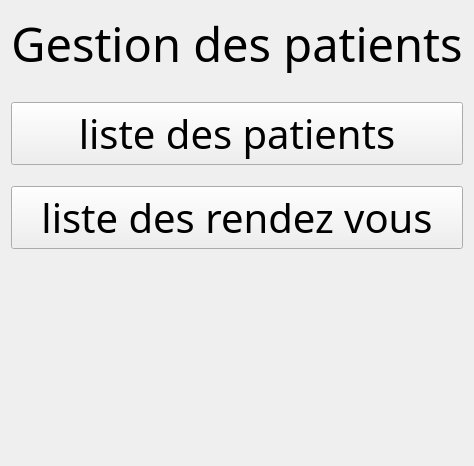
        <widget class="QWidget" name="menuPatient">
         <property name="sizePolicy">
          <sizepolicy hsizetype="Preferred" vsizetype="Preferred">
           <horstretch>0</horstretch>
           <verstretch>0</verstretch>
          </sizepolicy>
         </property>
         <property name="layoutDirection">
          <enum>Qt::LeftToRight</enum>
         </property>
         <layout class="QVBoxLayout" name="verticalLayout_3">
          <item>
           <widget class="QLabel" name="label_GestionDesPatients">
            <property name="sizePolicy">
             <sizepolicy hsizetype="Preferred" vsizetype="Preferred">
              <horstretch>0</horstretch>
              <verstretch>0</verstretch>
             </sizepolicy>
            </property>
            <property name="font">
             <font>
              <family>Quicksand SemiBold</family>
              <pointsize>35</pointsize>
              <weight>50</weight>
              <italic>false</italic>
              <bold>false</bold>
              <underline>false</underline>
              <strikeout>false</strikeout>
              <kerning>true</kerning>
             </font>
            </property>
            <property name="text">
             <string>Gestion des patients</string>
            </property>
            <property name="alignment">
             <set>Qt::AlignCenter</set>
            </property>
           </widget>
          </item>
          <item>
           <spacer name="horizontalSpacer_5">
            <property name="orientation">
             <enum>Qt::Horizontal</enum>
            </property>
            <property name="sizeHint" stdset="0">
             <size>
              <width>40</width>
              <height>20</height>
             </size>
            </property>
           </spacer>
          </item>
          <item>
           <widget class="QPushButton" name="menu_listePatients">
            <property name="sizePolicy">
             <sizepolicy hsizetype="Preferred" vsizetype="Preferred">
              <horstretch>0</horstretch>
              <verstretch>0</verstretch>
             </sizepolicy>
            </property>
            <property name="font">
             <font>
              <family>Quicksand SemiBold</family>
              <pointsize>30</pointsize>
              <weight>50</weight>
              <bold>false</bold>
             </font>
            </property>
            <property name="cursor">
             <cursorShape>PointingHandCursor</cursorShape>
            </property>
            <property name="text">
             <string>liste des patients</string>
            </property>
           </widget>
          </item>
          <item>
           <spacer name="verticalSpacer">
            <property name="orientation">
             <enum>Qt::Horizontal</enum>
            </property>
            <property name="sizeHint" stdset="0">
             <size>
              <width>20</width>
              <height>15</height>
             </size>
            </property>
           </spacer>
          </item>
          <item>
           <widget class="QPushButton" name="menu_listeRendezVous">
            <property name="sizePolicy">
             <sizepolicy hsizetype="Preferred" vsizetype="Preferred">
              <horstretch>0</horstretch>
              <verstretch>0</verstretch>
             </sizepolicy>
            </property>
            <property name="font">
             <font>
              <family>Quicksand SemiBold</family>
              <pointsize>30</pointsize>
              <weight>50</weight>
              <bold>false</bold>
             </font>
            </property>
            <property name="cursor">
             <cursorShape>PointingHandCursor</cursorShape>
            </property>
            <property name="text">
             <string>liste des rendez vous</string>
            </property>
           </widget>
          </item>
          <item>
           <layout class="QHBoxLayout" name="horizontalLayout_2">
            <item>
             <spacer name="horizontalSpacer">
              <property name="orientation">
               <enum>Qt::Horizontal</enum>
              </property>
              <property name="sizeType">
               <enum>QSizePolicy::MinimumExpanding</enum>
              </property>
              <property name="sizeHint" stdset="0">
               <size>
                <width>40</width>
                <height>20</height>
               </size>
              </property>
             </spacer>
            </item>
            <item>
             <widget class="QLabel" name="Logo_gif">
              <property name="sizePolicy">
               <sizepolicy hsizetype="Preferred" vsizetype="Preferred">
                <horstretch>0</horstretch>
                <verstretch>0</verstretch>
               </sizepolicy>
              </property>
              <property name="minimumSize">
               <size>
                <width>250</width>
                <height>200</height>
               </size>
              </property>
              <property name="sizeIncrement">
               <size>
                <width>0</width>
                <height>0</height>
               </size>
              </property>
              <property name="layoutDirection">
               <enum>Qt::LeftToRight</enum>
              </property>
              <property name="text">
               <string/>
              </property>
              <property name="scaledContents">
               <bool>false</bool>
              </property>
              <property name="alignment">
               <set>Qt::AlignCenter</set>
              </property>
             </widget>
            </item>
            <item>
             <spacer name="horizontalSpacer_2">
              <property name="orientation">
               <enum>Qt::Horizontal</enum>
              </property>
              <property name="sizeType">
               <enum>QSizePolicy::MinimumExpanding</enum>
              </property>
              <property name="sizeHint" stdset="0">
               <size>
                <width>40</width>
                <height>20</height>
               </size>
              </property>
             </spacer>
            </item>
           </layout>
          </item>
         </layout>
        </widget>
